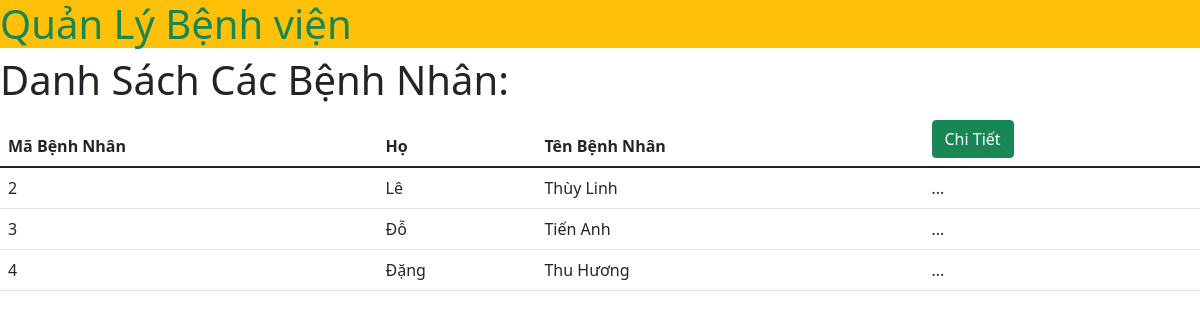
/src/index.php, run on the app's committed database.
### tables this page shows
CREATE TABLE `patient` (
  `patientid` varchar(20) NOT NULL,
  `firstname` varchar(50) NOT NULL,
  `lastname` varchar(50) NOT NULL,
  `dateofbirth` date NOT NULL,
  `gender` tinyint(1) NOT NULL,
  `mobile` varchar(50) NOT NULL,
  `email` varchar(50) NOT NULL,
  `height` varchar(20) NOT NULL,
  `weight` float NOT NULL,
  `blood_type` varchar(10) NOT NULL,
  `created_on` datetime NOT NULL,
  `modified_on` datetime NOT NULL
);

### src/index.php (the view, shortened to what this page needs)
<?php
include 'header.php';
?>
<h1>Danh Sách Các Bệnh Nhân:</h1>
<table class="table">
    <thead>
        <tr>
            <th scope="col">Mã Bệnh Nhân</th>
            <th scope="col">Họ</th>
            <th scope="col">Tên Bệnh Nhân</th>
            <th scope="col"><a href="http://localhost/project/src/ds.php" class="btn btn-success">Chi Tiết</a></th>
        </tr>
    </thead>
    <tbody>
        <?php
    $conn = mysqli_connect('localhost','root','','qlbv');
    $sql = "SELECT patientid, firstname,lastname FROM patient";
    $result = mysqli_query($conn,$sql);
    if(mysqli_num_rows($result) >0){
        while($row = mysqli_fetch_assoc($result)){
            echo '      <tr>';
      echo '<td>'.$row['patientid'].'</td>';
      echo '<td>'.$row['firstname'].'</td>';
      echo '<td>'.$row['lastname'].'</td>';
      echo '<td>...</td>';
      echo ' </tr>';
        }
    }
      ?>
    </tbody>
</table>
<?php
include 'footer.php';
?>

### data on the page
patient: patientid "2", firstname "Lê", lastname "Thùy Linh"
patient: patientid "3", firstname "Đỗ", lastname "Tiến Anh"
patient: patientid "4", firstname "Đặng", lastname "Thu Hương"
